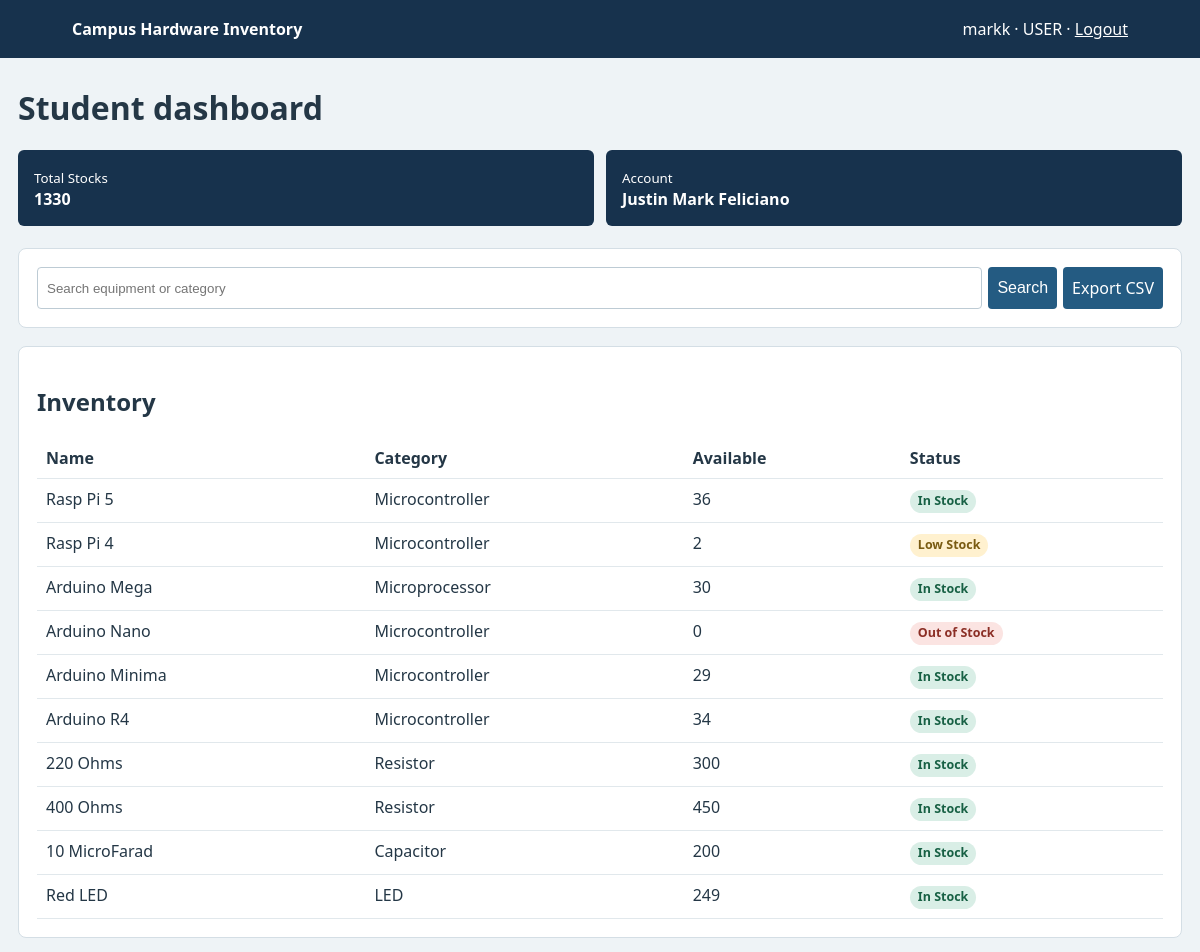
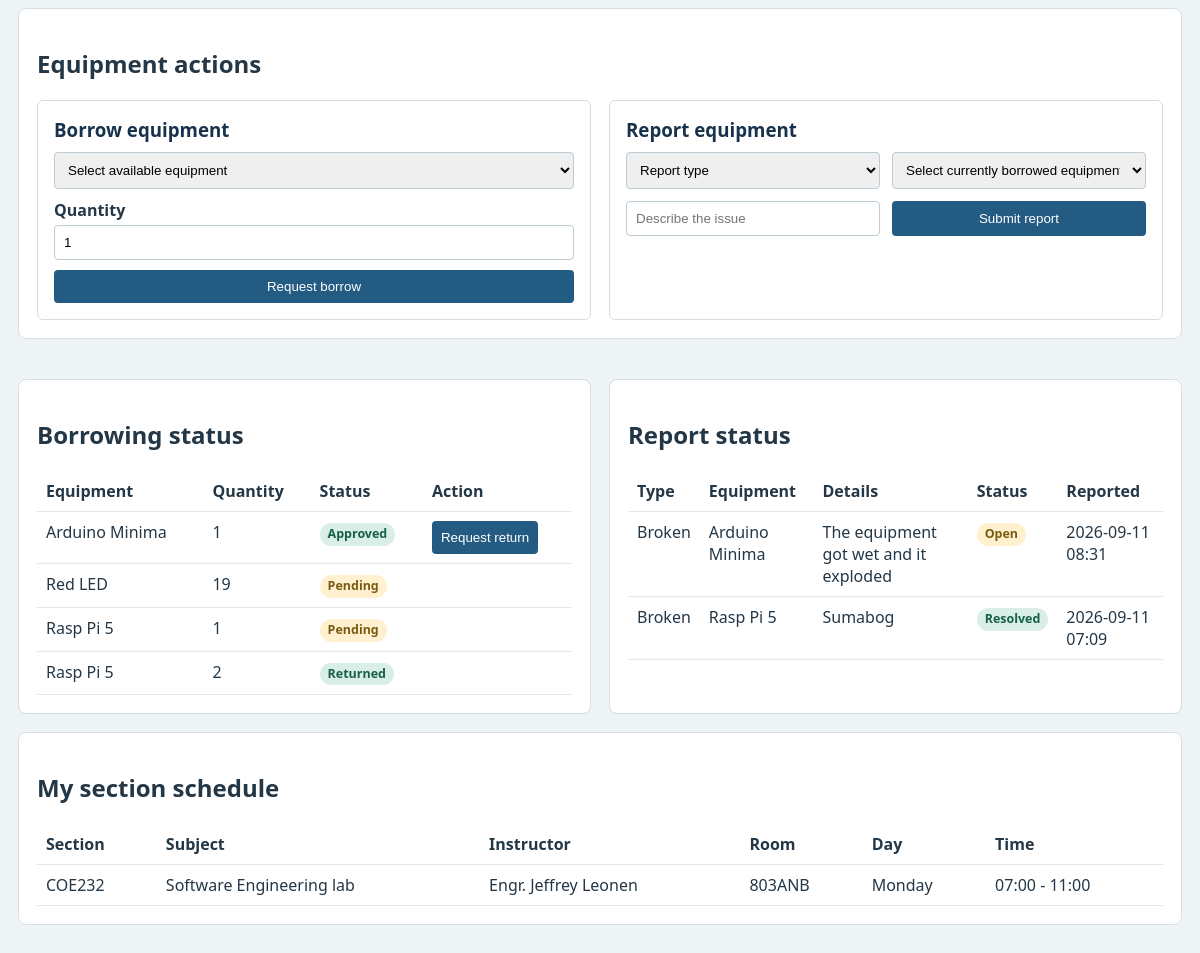
/dashboard (signed in), run on the app's committed database (2 pictures, top to bottom).
### tables this page shows
CREATE TABLE users (
                id INTEGER PRIMARY KEY AUTOINCREMENT,
                username TEXT UNIQUE NOT NULL,
                email TEXT UNIQUE NOT NULL,
                password_hash TEXT NOT NULL,
                failed_attempts INTEGER NOT NULL DEFAULT 0,
                lockout_until REAL NOT NULL DEFAULT 0
            , role TEXT NOT NULL DEFAULT 'USER', student_name TEXT NOT NULL DEFAULT '', student_number TEXT NOT NULL DEFAULT '', section TEXT NOT NULL DEFAULT '');

CREATE TABLE hardware (
                id INTEGER PRIMARY KEY AUTOINCREMENT,
                name TEXT UNIQUE NOT NULL,
                category TEXT NOT NULL,
                quantity INTEGER NOT NULL,
                unit_price REAL NOT NULL,
                status TEXT NOT NULL
            );

CREATE TABLE borrow_requests (
                id INTEGER PRIMARY KEY AUTOINCREMENT,
                username TEXT NOT NULL,
                item_id INTEGER NOT NULL,
                quantity INTEGER NOT NULL,
                purpose TEXT NOT NULL,
                requested_at REAL NOT NULL,
                status TEXT NOT NULL DEFAULT 'PENDING',
                decided_by TEXT DEFAULT '',
                decided_at REAL DEFAULT 0,
                FOREIGN KEY (item_id) REFERENCES hardware(id)
            );

CREATE TABLE laboratory_reports (
                id INTEGER PRIMARY KEY AUTOINCREMENT,
                username TEXT NOT NULL,
                report_type TEXT NOT NULL,
                item_id INTEGER,
                details TEXT NOT NULL,
                reported_at REAL NOT NULL,
                status TEXT NOT NULL DEFAULT 'OPEN',
                reviewed_by TEXT DEFAULT '',
                FOREIGN KEY (item_id) REFERENCES hardware(id)
            );

CREATE TABLE laboratory_schedules (
                id INTEGER PRIMARY KEY AUTOINCREMENT,
                section TEXT NOT NULL,
                subject TEXT NOT NULL,
                instructor TEXT NOT NULL,
                room TEXT NOT NULL,
                schedule_date TEXT NOT NULL,
                start_time TEXT NOT NULL,
                end_time TEXT NOT NULL,
                created_by TEXT NOT NULL,
                created_at REAL NOT NULL
            );

### app.py (the view, shortened to what this page needs)
@app.route("/dashboard")
@login_required
def dashboard():
    search = request.args.get("search", "").strip().lower()
    items = [item for item in tracker.fetch_all_items() if not search or search in item[1].lower() or search in item[2].lower()]
    all_items = tracker.fetch_all_items()
    profile = auth.get_user_profile(session["username"]) or {}
    data = {
        "items": items,
        "total_stocks": sum(item[3] for item in all_items),
        "total_price": tracker.get_total_inventory_value(),
        "profile": profile,
        "my_requests": tracker.get_user_borrow_requests_with_ids(session["username"]),
        "active_borrowed_items": tracker.get_user_active_borrowed_items(session["username"]),
        "user_reports": tracker.get_user_reports(session["username"]),
        "schedules": tracker.get_schedules(None if session["role"] == "ADMIN" else profile.get("section")),
    }
    return render_template("dashboard.html", search=search, **data)

### ACT 7.py (called while the page is built)
    def _connect(self):
        conn = sqlite3.connect(self.db_name, timeout=10)
        conn.execute("PRAGMA busy_timeout = 5000")
        return conn

    def get_user_profile(self, username):
        try:
            conn = self._connect()
            cursor = conn.cursor()
            cursor.execute(
                "SELECT username, email, role, student_name, student_number, section FROM users WHERE username = ?",
                (username,),
            )
            row = cursor.fetchone()
            conn.close()
            if row:
                return {
                    "username": row[0],
                    "email": row[1],
                    "role": row[2],
                    "student_name": row[3],
                    "student_number": row[4],
                    "section": row[5],
                }
            return None
        except sqlite3.OperationalError as exc:
            logger.error("Failed to fetch user profile for '%s': %s", username, exc)
            return None

    def fetch_all_items(self):
        try:
            conn = sqlite3.connect(self.db_name)
            cursor = conn.cursor()
            cursor.execute(
                "SELECT id AS item_id, name AS item_name, category, quantity, unit_price, status FROM hardware ORDER BY id"
            )
            rows = cursor.fetchall()
            conn.close()
            return rows
        except sqlite3.Error as exc:
            logger.error("Failed to fetch inventory records: %s", exc)
            return []

    def get_total_inventory_value(self):
        try:
            conn = sqlite3.connect(self.db_name)
            cursor = conn.cursor()
            cursor.execute("SELECT COALESCE(SUM(quantity * unit_price), 0) FROM hardware")
            total = cursor.fetchone()[0]
            conn.close()
            return float(total or 0)
        except sqlite3.Error as exc:
            logger.error("Failed to compute inventory value: %s", exc)
            return 0.0

### app.py (called while the page is built)
@app.template_filter("activity_time")
def activity_time(value):
    return datetime.fromtimestamp(value).strftime("%Y-%m-%d %H:%M")

def login_required(view):
    @wraps(view)
    def wrapped(*args, **kwargs):
        if "username" not in session:
            flash("Please log in first.", "warning")
            return redirect(url_for("login"))
        return view(*args, **kwargs)
    return wrapped

### templates/dashboard.html (shortened to what this page needs)
{% extends "base.html" %}
{% block content %}
<h1>{{ 'Administrator dashboard' if session.role == 'ADMIN' else 'Student dashboard' }}</h1>
<div class="grid metrics-grid"><div class="metric"><small>Total Stocks</small><br><strong>{{ total_stocks }}</strong></div><div class="metric"><small>Account</small><br><strong>{{ profile.student_name or session.username }}</strong></div></div>
<section class="search-toolbar-section"><form method="get" class="inline search-form"><input name="search" value="{{ search }}" placeholder="Search equipment or category"><button>Search</button><a class="button-link" href="{{ url_for('export') }}">Export CSV</a></form></section>
<section><h2>Inventory</h2><table><tr><th>Name</th><th>Category</th><th>Available</th><th>Status</th></tr>{% for item in items %}<tr><td>{{ item[1] }}</td><td>{{ item[2] }}</td><td>{{ item[3] }}</td><td><span class="status-badge status-{{ item[5]|lower|replace(' ', '-') }}">{{ item[5] }}</span></td></tr>{% else %}<tr><td colspan="4"><div class="empty-state"><strong>No inventory records found</strong><span>Equipment added by an administrator will appear here.</span></div></td></tr>{% endfor %}</table></section>
{% if session.role == 'USER' %}<div class="user-records-row"><section class="user-record-section"><h2>Borrowing status</h2><table><tr><th>Equipment</th><th>Quantity</th><th>Status</th><th>Action</th></tr>{% for row in my_requests %}<tr><td>{{ row[1] }}</td><td>{{ row[2] }}</td><td><span class="status-badge status-{{ row[3]|lower|replace('_', '-') }}">{{ row[3]|replace('_', ' ')|title }}</span></td><td>{% if row[3] == 'APPROVED' %}<form method="post" action="{{ url_for('return_request') }}"><input type="hidden" name="request_id" value="{{ row[0] }}"><button>Request return</button></form>{% endif %}</td></tr>{% else %}<tr><td colspan="4"><div class="empty-state"><strong>No borrowing records yet</strong><span>Your requests will appear here.</span></div></td></tr>{% endfor %}</table></section><section class="user-record-section"><h2>Report status</h2><table><tr><th>Type</th><th>Equipment</th><th>Details</th><th>Status</th><th>Reported</th></tr>{% for report in user_reports %}<tr><td>{{ report[0] }}</td><td>{{ report[1] }}</td><td>{{ report[2] }}</td><td><span class="status-badge status-{{ report[3]|lower }}">{{ report[3]|title }}</span></td><td>{{ report[4]|activity_time }}</td></tr>{% else %}<tr><td colspan="5"><div class="empty-state"><strong>No submitted reports</strong><span>Reports you submit will appear here.</span></div></td></tr>{% endfor %}</table></section></div>{% endif %}
{% if session.role == 'USER' %}<section class="user-actions-panel"><h2>Equipment actions</h2><div class="user-actions-grid"><form method="post" action="{{ url_for('borrow') }}" class="action-form"><h3>Borrow equipment</h3><select name="item_id" required><option value="">Select available equipment</option>{% for item in items if item[3] > 0 %}<option value="{{ item[0] }}">{{ item[1] }} ({{ item[3] }} available)</option>{% endfor %}</select><label>Quantity<input name="quantity" type="number" min="1" value="1" required></label><button>Request borrow</button></form><div class="action-form"><h3>Report equipment</h3>{% if active_borrowed_items %}<form method="post" action="{{ url_for('report') }}" class="grid"><select name="report_type" required><option value="">Report type</option><option value="Broken">Broken</option><option value="Missing">Missing</option></select><select name="item_id" required><option value="">Select currently borrowed equipment</option>{% for item in active_borrowed_items %}<option value="{{ item[0] }}">{{ item[1] }} ({{ item[2] }} borrowed)</option>{% endfor %}</select><input name="details" placeholder="Describe the issue" required><button>Submit report</button></form>{% else %}<p class="action-note">You can report equipment after a borrow request has been approved.</p>{% endif %}</div></div></section>{% endif %}
<section><h2>{{ 'All laboratory schedules' if session.role == 'ADMIN' else 'My section schedule' }}</h2><table><tr><th>Section</th><th>Subject</th><th>Instructor</th><th>Room</th><th>Day</th><th>Time</th></tr>{% for row in schedules %}<tr><td>{{ row[1] }}</td><td>{{ row[2] }}</td><td>{{ row[3] }}</td><td>{{ row[4] }}</td><td>{{ row[5] }}</td><td>{{ row[6] }} - {{ row[7] }}</td></tr>{% else %}<tr><td colspan="7"><div class="empty-state"><strong>No laboratory schedules</strong><span>Schedules will appear here when they are added.</span></div></td>{% endfor %}</table></section>
{% endblock %}

### templates/base.html (shortened to what this page needs)
<!doctype html>
<html lang="en">
<head>
  <link rel="stylesheet" href="{{ url_for('styles') }}">
</head>
<body>
<header><strong>Campus Hardware Inventory</strong>{% if session.username %}<span>{{ session.username }} · {{ session.role }} · <a href="{{ url_for('logout') }}">Logout</a></span>{% endif %}</header>
<main>
{% block content %}{% endblock %}
</main>
</body>
</html>

### data on the page
users: role "USER", student_name "Justin Mark Feliciano"
hardware: name "Rasp Pi 5", category "Microcontroller", quantity "36", status "In Stock"
hardware: name "Rasp Pi 4", category "Microcontroller", quantity "2", status "Low Stock"
hardware: name "Arduino Mega", category "Microprocessor", quantity "30", status "In Stock"
hardware: name "Arduino Nano", category "Microcontroller", quantity "0", status "Out of Stock"
hardware: name "Arduino Minima", category "Microcontroller", quantity "29", status "In Stock"
hardware: name "Arduino R4", category "Microcontroller", quantity "34", status "In Stock"
hardware: name "220 Ohms", category "Resistor", quantity "300", status "In Stock"
hardware: name "400 Ohms", category "Resistor", quantity "450", status "In Stock"
hardware: name "10 MicroFarad", category "Capacitor", quantity "200", status "In Stock"
hardware: name "Red LED", category "LED", quantity "249", status "In Stock"
borrow_requests: name "Arduino Minima", quantity "1", status "Approved"
borrow_requests: name "Red LED", quantity "19", status "Pending"
borrow_requests: name "Rasp Pi 5", quantity "1", status "Pending"
borrow_requests: name "Rasp Pi 5", quantity "2", status "Returned"
laboratory_reports: report_type "Broken", report "Arduino Minima", details "The equipment got wet and it exploded", status "Open", reported_at "2026-09-11 08:31"
laboratory_reports: report_type "Broken", report "Rasp Pi 5", details "Sumabog", status "Resolved", reported_at "2026-09-11 07:09"
laboratory_schedules: section "COE232", subject "Software Engineering lab", instructor "Engr. Jeffrey Leonen", room "803ANB", schedule_date "Monday", start_time "07:00", end_time "11:00"

### other printed values
{{ session.username }} "markk"
{{ total_stocks }} "1330"
